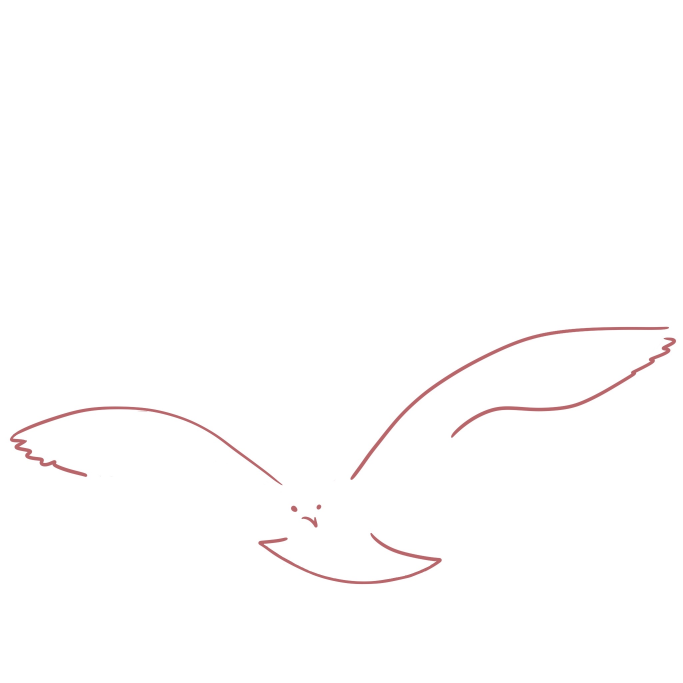
#> input picture data/samples/seagull.JPG, 2048 x 2048 px, found by its file name (shown at 1/3 size)
$ python _demo.py
#> lines starting #> are read from the running program, lines starting #| are printed output that depends on the picture; after the words box and inside, x2 and y2 are one past the last pixel; in counts of white or black regions, pixels touching at a corner belong together
### img_prep.py
# Created by lcg at 27.11.22
import cv2
import numpy as np
from typing import Tuple

import utils


def contour_detection(
        img_path: str,
        show_img: bool = False,
        show_converted_img: bool = False,
        save_converted_img: bool = False,
        out_path: str = 'contour.png',
        threshold: float = 225,
        contour_retrieval_mode: int = cv2.RETR_TREE,
        contour_approx_mode: int = cv2.CHAIN_APPROX_SIMPLE,
        min_length: int = 1,
) -> Tuple[np.ndarray]:
#> called with img_path = 'data/samples/seagull.jpg', show_img = False, show_converted_img = False, save_converted_img = True, out_path = 'data/converted/seagull_contours.png', threshold = 225, contour_retrieval_mode = 3, contour_approx_mode = 2
    utils.assert_file_exists(img_path)
    img = cv2.imread(img_path, cv2.IMREAD_UNCHANGED)
#> img is the input picture: shape (2048, 2048, 3); mean B, G, R 253.6, 253.5, 254.3
    img_grey = cv2.cvtColor(img, cv2.COLOR_BGR2GRAY)
    _, binary = cv2.threshold(img_grey, threshold, 255, cv2.THRESH_BINARY_INV)
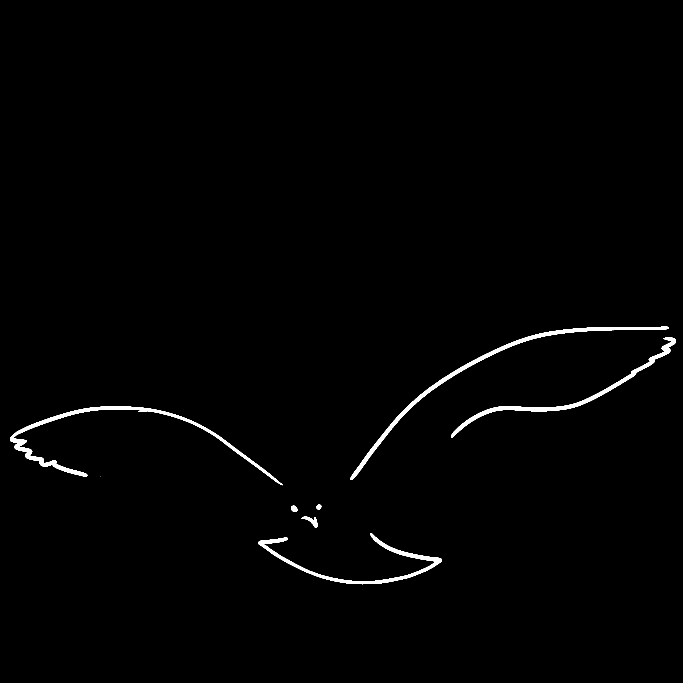
#> binary: shape (2048, 2048) (shown at 1/3 size); 1% white; 8 white regions (1 under 20 px)
    contours, hierarchy = cv2.findContours(binary, contour_retrieval_mode,
                                           contour_approx_mode)
#> contours = 8 contours, 1 with area under 20; largest, box (x1, y1, x2, y2) and area: (1051, 980, 2007, 1440) 10806, (30, 1219, 848, 1456) 10458, (1353, 1012, 2028, 1314) 8157, (775, 1599, 1325, 1753) 7676, (905, 1550, 953, 1583) 546, (873, 1517, 892, 1536) 252, (949, 1513, 964, 1529) 150

    if min_length > 1:
        contours = _select_contours_by_length(contours, min_length)
#> contours = 7 contours; box (x1, y1, x2, y2) and area: (1051, 980, 2007, 1440) 10806, (30, 1219, 848, 1456) 10458, (1353, 1012, 2028, 1314) 8157, (775, 1599, 1325, 1753) 7676, (905, 1550, 953, 1583) 546, (873, 1517, 892, 1536) 252, (949, 1513, 964, 1529) 150

    if show_img:
        _show_image(img_grey, 'image')
    img_contours = None
    if show_converted_img or save_converted_img:
        img_contours = _create_contour_image(contours, img)
#> in _create_contour_image, `cv2.drawContours(img_contours, contours, -1, (255, 255, 255), 3)`:
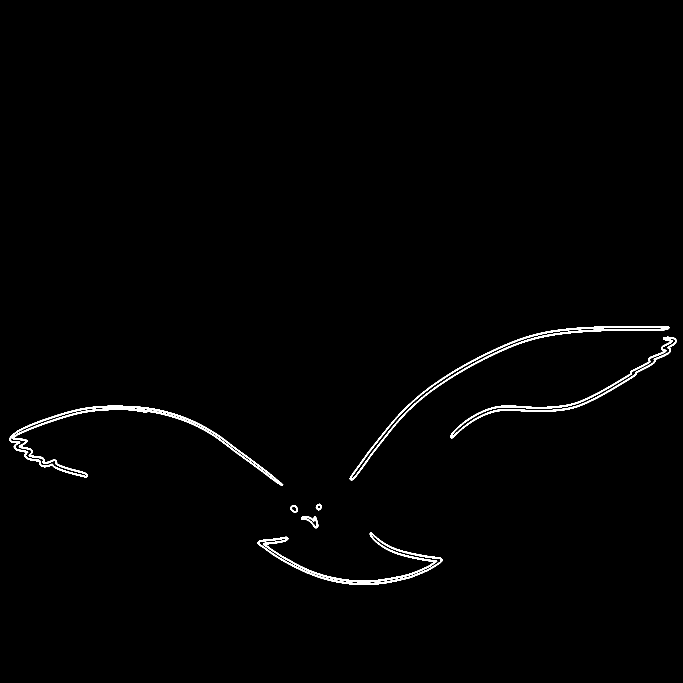
#> img_contours: shape (2048, 2048, 3) float64 (shown at 1/3 size); 0.91% white; 7 white regions, largest, box (x1, y1, x2, y2) and area: (28, 1217, 850, 1458) 11276, (1049, 978, 2009, 1442) 9990, (773, 1597, 1327, 1755) 8290
    if show_converted_img:
        _show_image(img_contours, 'contours')
    if save_converted_img:
        cv2.imwrite(out_path, img_contours)
#| <class 'tuple'>
#| 7
    return contours


def edge_detection(
        img_path: str,
        show_img: bool = False,
        show_converted_img: bool = False,
        save_converted_img: bool = False,
        out_path: str = 'edges.png',
        canny_lower_limit=150,
        canny_upper_limit=200,
) -> np.ndarray:
#> called with img_path = 'data/samples/seagull.jpg', show_img = True, show_converted_img = True, save_converted_img = True, out_path = 'data/converted/seagull_edges.png', canny_lower_limit = 150, canny_upper_limit = 200
    utils.assert_file_exists(img_path)
    img = cv2.imread(img_path, cv2.IMREAD_GRAYSCALE)
#> img: shape (2048, 2048); min 113, max 255, mean 253.8
    # [5 lines of commented-out code are left out]
    img_edges = cv2.Canny(img, canny_lower_limit, canny_upper_limit)
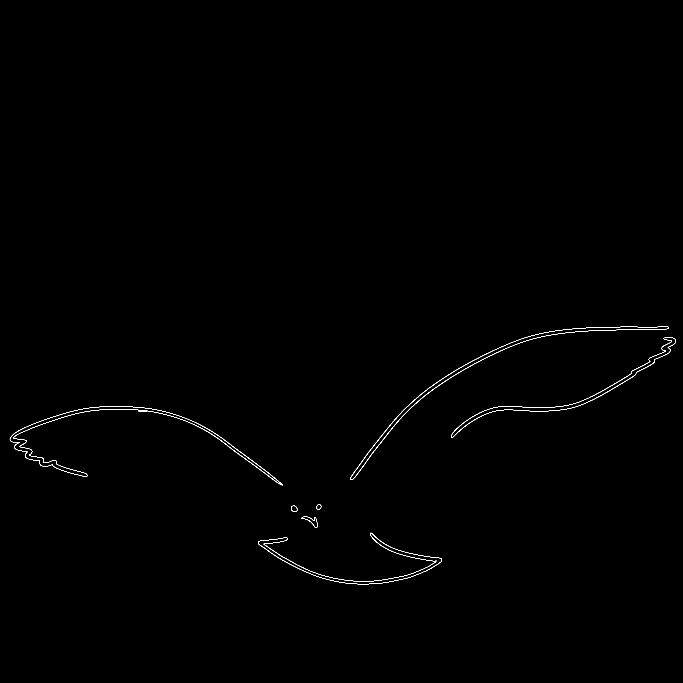
#> img_edges: shape (2048, 2048) (shown at 1/3 size); 0.23% white in thin lines or dots, all inside (x1, y1, x2, y2) = (29, 980, 2028, 1753)
    if show_img:
        _show_image(img, 'image')
    if show_converted_img:
        _show_image(img_edges, 'edges')
    if save_converted_img:
        cv2.imwrite(out_path, img_edges)
    return img_edges


def _select_contours_by_length(contours: Tuple[np.ndarray], min_length: int
                               ) -> Tuple[np.ndarray]:
    return tuple([c for c in contours if c.shape[0] >= min_length])


def _show_image(img: np.ndarray, label: str = ''):
    print('Press key to continue.')
    cv2.imshow(label, img)
    cv2.waitKey(0)


def _create_contour_image(contours: Tuple[np.ndarray], img: np.ndarray
                          ) -> np.ndarray:
    img_contours = np.zeros(img.shape)
    cv2.drawContours(img_contours, contours, -1, (255, 255, 255), 3)
    return img_contours

### utils.py
# Created by lcg at 30.11.22
import math
from pathlib import Path
from typing import List


def assert_file_exists(path: str):
    """ Checks if file exists.

    :param path: file path
    :return: None
    :exception: FileNotFoundError
    """
    if not Path(path).is_file():
        raise FileNotFoundError(f'File {path} not found.')


def args2lists(length: int, *args) -> List[List]:
    """ Converts each parameter into a list of given length, parameter values
    are repeated if required.

    :param length: target lengths of created lists
    :param args: parameters to convert
    :return: list of converted parameters
    """
    args_lsts = []
    for arg in args:
        args_lsts.append(arg2list(length, arg))
    return args_lsts


def arg2list(length: int, arg) -> List:
    """ Converts parameter into a list of given length, parameter values
    are repeated if required.

    :param length: target length of list
    :param arg: parameter
    :return: list
    """
    if not isinstance(arg, list):
        arg = [arg]
    arg = arg*math.ceil(length/len(arg))
    return arg[:length]

### svg_generator.py
# Created by lcg at 28.11.22
import numpy as np
from typing import List, Optional, Tuple, Union

import utils


def create_svg(
        contours: Tuple[np.ndarray],
        path: str,
        width: Union[float, str],
        height:  Union[float, str],
        scale_factor: float = 1,  # scaling factor
        min_delta: float = 0,  # min delta between points of paths (x- and y- direction)
        color: Union[str, List[str]] = 'black',
        stroke_width: Union[float, List[float]] = 1,
        fill: Optional[Union[str, List[str]]] = 'none',
        sep: str = ' '
):
    if not path.endswith('.svg'):
        path += '.svg'
    colors, stroke_widths, fills = utils.args2lists(len(contours), color,
                                                    stroke_width, fill)
    with open(path, 'w+') as f:
        f.write(
            f'<svg width="{width}" height="{height}" '
            f'xmlns="http://www.w3.org/2000/svg">'
        )
        for contour, color, stroke_width, fill in zip(
                contours, colors, stroke_widths, fills
        ):
            f.write(f'<path '
                    f'stroke="{color}" '
                    f'stroke-width="{stroke_width}" '
                    )
            if fill is not None:
                f.write(f'fill="{fill}"')
            f.write(f'd="M')
            x, y = contour[0][0]
            f.write(f'{int(x * scale_factor)}{sep}{int(y * scale_factor)}{sep}')
            x_tmp, y_tmp = x, y
            for i in range(1, len(contour)):
                x, y = contour[i][0]
                if abs(x-x_tmp) >= min_delta or abs(y-y_tmp) >= min_delta:
                    f.write(
                        f'{int(x * scale_factor)}{sep}{int(y * scale_factor)}{sep}'
                    )
                    x_tmp, y_tmp = x, y
            f.write('" />')
        f.write('</svg>')

### _demo.py
# Created by lcg at 26.11.22
""" For demonstrating sample usage. Not required for svg creation.
"""
import os
from pathlib import Path

import img_prep as ip
import svg_generator as svg

root_dir = Path(os.path.dirname(__file__))
in_dir = os.path.join(root_dir, 'data/samples')
out_dir = os.path.join(root_dir, 'data/converted')


if __name__ == '__main__':
    import cv2
    filepath = os.path.join(in_dir, 'seagull.jpg')
    # contour detection
    run_contour_detection = True
    if run_contour_detection:
        contours = ip.contour_detection(
            filepath, save_converted_img=True,
            out_path=os.path.join(out_dir, 'seagull_contours.png'),
            min_length=10
        )
        print(type(contours))
        print(len(contours))
        #print(contours)
    """
    # contour detection with different contour retrieval mode
    contours = ip.contour_detection(
        filepath, False, True, True,
        os.path.join(out_dir, 'seagull_contours_external.png'),
        contour_retrieval_mode=cv2.RETR_EXTERNAL
    )
    """

    # edge detection
    img_edges = ip.edge_detection(
        filepath, True, True, True,
        out_path=os.path.join(out_dir, 'seagull_edges.png'),
    )

    # svg creation
    img = cv2.imread(filepath, cv2.IMREAD_UNCHANGED)
    width, height = img.shape[0:2]
#> width = 2048; height = 2048
    # svg (default setting)
    path = os.path.join(out_dir, 'seagull_path_default.svg')
    svg.create_svg(contours, path, width, height)
#> in create_svg, `colors, stroke_widths, fills = utils.args2lists(len(contours), color, ..`: colors = ['black', 'black', 'black', 'black', 'black', 'black', 'black']; stroke_widths = [1, 1, 1, 1, 1, 1, 1]; fills = ['none', 'none', 'none', 'none', 'none', 'none', 'none']
#> the loop in create_svg, `for contour, color, stroke_width, fill in zip( contours, colors, strok..` made 7 passes
    # svg (1 color and 1 stroke width specified, no fill)
    path = os.path.join(out_dir, 'seagull_path_simple.svg')
    svg.create_svg(contours, path, width, height,
                   color='orange', stroke_width=5,
                   fill=None)
#> the loop in create_svg (call 2), `for contour, color, stroke_width, fill in zip( contours, colors, strok..` made 7 passes
    # svg (different colors and stroke widths, no fill)
    path = os.path.join(out_dir, 'seagull_path_params.svg')
    svg.create_svg(contours, path, width, height,
                   color=['orange', 'blue'], stroke_width=[5, 7, 1],
                   fill=None)
    # svg (smaller size, image scaled and reduced)
    path = os.path.join(out_dir, 'seagull_path_small.svg')
    svg.create_svg(contours, path, width/2, height/2,
                   scale_factor=4, min_delta=10)
